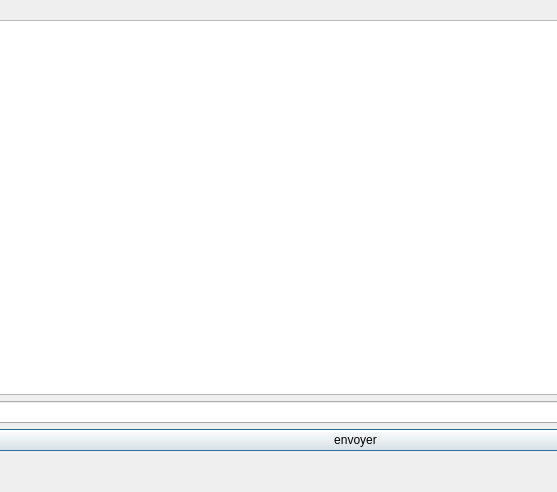
<?xml version="1.0" encoding="UTF-8"?>
<ui version="4.0">
 <class>chat</class>
 <widget class="QDialog" name="chat">
  <property name="geometry">
   <rect>
    <x>0</x>
    <y>0</y>
    <width>557</width>
    <height>492</height>
   </rect>
  </property>
  <property name="windowTitle">
   <string>Dialog</string>
  </property>
  <widget class="QWidget" name="verticalLayoutWidget">
   <property name="geometry">
    <rect>
     <x>-10</x>
     <y>20</y>
     <width>731</width>
     <height>431</height>
    </rect>
   </property>
   <layout class="QVBoxLayout" name="verticalLayout">
    <item>
     <widget class="QTextBrowser" name="textBrowser">
      <property name="styleSheet">
       <string notr="true">color: rgb(255, 255, 255);</string>
      </property>
     </widget>
    </item>
    <item>
     <widget class="QLineEdit" name="lineEdit"/>
    </item>
    <item>
     <widget class="QPushButton" name="sendButton">
      <property name="text">
       <string>envoyer</string>
      </property>
     </widget>
    </item>
   </layout>
  </widget>
 </widget>
 <resources/>
 <connections/>
</ui>
